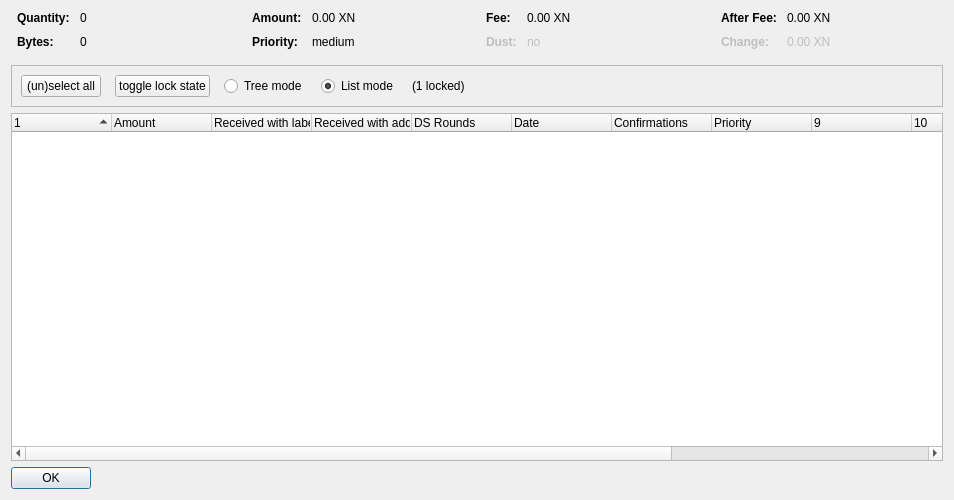
<?xml version="1.0" encoding="UTF-8"?>
<ui version="4.0">
 <class>CoinControlDialog</class>
 <widget class="QDialog" name="CoinControlDialog">
  <property name="geometry">
   <rect>
    <x>0</x>
    <y>0</y>
    <width>954</width>
    <height>500</height>
   </rect>
  </property>
  <property name="windowTitle">
   <string>Coin Selection</string>
  </property>
  <layout class="QVBoxLayout" name="verticalLayout">
   <item>
    <layout class="QHBoxLayout" name="horizontalLayoutTop" stretch="0,0,0,0">
     <property name="topMargin">
      <number>0</number>
     </property>
     <property name="bottomMargin">
      <number>10</number>
     </property>
     <item>
      <layout class="QFormLayout" name="formLayoutCoinControl1">
       <property name="horizontalSpacing">
        <number>10</number>
       </property>
       <property name="verticalSpacing">
        <number>10</number>
       </property>
       <property name="leftMargin">
        <number>6</number>
       </property>
       <property name="rightMargin">
        <number>6</number>
       </property>
       <item row="0" column="0">
        <widget class="QLabel" name="labelCoinControlQuantityText">
         <property name="font">
          <font>
           <weight>75</weight>
           <bold>true</bold>
          </font>
         </property>
         <property name="text">
          <string>Quantity:</string>
         </property>
        </widget>
       </item>
       <item row="0" column="1">
        <widget class="QLabel" name="labelCoinControlQuantity">
         <property name="cursor">
          <cursorShape>IBeamCursor</cursorShape>
         </property>
         <property name="contextMenuPolicy">
          <enum>Qt::ActionsContextMenu</enum>
         </property>
         <property name="text">
          <string notr="true">0</string>
         </property>
         <property name="textInteractionFlags">
          <set>Qt::LinksAccessibleByMouse|Qt::TextSelectableByKeyboard|Qt::TextSelectableByMouse</set>
         </property>
        </widget>
       </item>
       <item row="1" column="0">
        <widget class="QLabel" name="labelCoinControlBytesText">
         <property name="font">
          <font>
           <weight>75</weight>
           <bold>true</bold>
          </font>
         </property>
         <property name="text">
          <string>Bytes:</string>
         </property>
        </widget>
       </item>
       <item row="1" column="1">
        <widget class="QLabel" name="labelCoinControlBytes">
         <property name="cursor">
          <cursorShape>IBeamCursor</cursorShape>
         </property>
         <property name="contextMenuPolicy">
          <enum>Qt::ActionsContextMenu</enum>
         </property>
         <property name="text">
          <string notr="true">0</string>
         </property>
         <property name="textInteractionFlags">
          <set>Qt::LinksAccessibleByMouse|Qt::TextSelectableByKeyboard|Qt::TextSelectableByMouse</set>
         </property>
        </widget>
       </item>
      </layout>
     </item>
     <item>
      <layout class="QFormLayout" name="formLayoutCoinControl2">
       <property name="horizontalSpacing">
        <number>10</number>
       </property>
       <property name="verticalSpacing">
        <number>10</number>
       </property>
       <property name="leftMargin">
        <number>6</number>
       </property>
       <property name="rightMargin">
        <number>6</number>
       </property>
       <item row="0" column="0">
        <widget class="QLabel" name="labelCoinControlAmountText">
         <property name="font">
          <font>
           <weight>75</weight>
           <bold>true</bold>
          </font>
         </property>
         <property name="text">
          <string>Amount:</string>
         </property>
        </widget>
       </item>
       <item row="0" column="1">
        <widget class="QLabel" name="labelCoinControlAmount">
         <property name="cursor">
          <cursorShape>IBeamCursor</cursorShape>
         </property>
         <property name="contextMenuPolicy">
          <enum>Qt::ActionsContextMenu</enum>
         </property>
         <property name="text">
          <string notr="true">0.00 XN</string>
         </property>
         <property name="textInteractionFlags">
          <set>Qt::LinksAccessibleByMouse|Qt::TextSelectableByKeyboard|Qt::TextSelectableByMouse</set>
         </property>
        </widget>
       </item>
       <item row="1" column="0">
        <widget class="QLabel" name="labelCoinControlPriorityText">
         <property name="font">
          <font>
           <weight>75</weight>
           <bold>true</bold>
          </font>
         </property>
         <property name="text">
          <string>Priority:</string>
         </property>
        </widget>
       </item>
       <item row="1" column="1">
        <widget class="QLabel" name="labelCoinControlPriority">
         <property name="cursor">
          <cursorShape>IBeamCursor</cursorShape>
         </property>
         <property name="contextMenuPolicy">
          <enum>Qt::ActionsContextMenu</enum>
         </property>
         <property name="text">
          <string>medium</string>
         </property>
         <property name="textInteractionFlags">
          <set>Qt::LinksAccessibleByMouse|Qt::TextSelectableByKeyboard|Qt::TextSelectableByMouse</set>
         </property>
        </widget>
       </item>
      </layout>
     </item>
     <item>
      <layout class="QFormLayout" name="formLayoutCoinControl3">
       <property name="horizontalSpacing">
        <number>10</number>
       </property>
       <property name="verticalSpacing">
        <number>10</number>
       </property>
       <property name="leftMargin">
        <number>6</number>
       </property>
       <property name="rightMargin">
        <number>6</number>
       </property>
       <item row="0" column="0">
        <widget class="QLabel" name="labelCoinControlFeeText">
         <property name="font">
          <font>
           <weight>75</weight>
           <bold>true</bold>
          </font>
         </property>
         <property name="text">
          <string>Fee:</string>
         </property>
        </widget>
       </item>
       <item row="0" column="1">
        <widget class="QLabel" name="labelCoinControlFee">
         <property name="cursor">
          <cursorShape>IBeamCursor</cursorShape>
         </property>
         <property name="contextMenuPolicy">
          <enum>Qt::ActionsContextMenu</enum>
         </property>
         <property name="text">
          <string notr="true">0.00 XN</string>
         </property>
         <property name="textInteractionFlags">
          <set>Qt::LinksAccessibleByMouse|Qt::TextSelectableByKeyboard|Qt::TextSelectableByMouse</set>
         </property>
        </widget>
       </item>
       <item row="1" column="0">
        <widget class="QLabel" name="labelCoinControlLowOutputText">
         <property name="enabled">
          <bool>false</bool>
         </property>
         <property name="font">
          <font>
           <weight>75</weight>
           <bold>true</bold>
          </font>
         </property>
         <property name="text">
          <string>Dust:</string>
         </property>
        </widget>
       </item>
       <item row="1" column="1">
        <widget class="QLabel" name="labelCoinControlLowOutput">
         <property name="enabled">
          <bool>false</bool>
         </property>
         <property name="cursor">
          <cursorShape>IBeamCursor</cursorShape>
         </property>
         <property name="contextMenuPolicy">
          <enum>Qt::ActionsContextMenu</enum>
         </property>
         <property name="text">
          <string>no</string>
         </property>
         <property name="textInteractionFlags">
          <set>Qt::LinksAccessibleByMouse|Qt::TextSelectableByKeyboard|Qt::TextSelectableByMouse</set>
         </property>
        </widget>
       </item>
      </layout>
     </item>
     <item>
      <layout class="QFormLayout" name="formLayoutCoinControl4">
       <property name="horizontalSpacing">
        <number>10</number>
       </property>
       <property name="verticalSpacing">
        <number>10</number>
       </property>
       <property name="leftMargin">
        <number>6</number>
       </property>
       <property name="rightMargin">
        <number>6</number>
       </property>
       <item row="0" column="0">
        <widget class="QLabel" name="labelCoinControlAfterFeeText">
         <property name="font">
          <font>
           <weight>75</weight>
           <bold>true</bold>
          </font>
         </property>
         <property name="text">
          <string>After Fee:</string>
         </property>
        </widget>
       </item>
       <item row="0" column="1">
        <widget class="QLabel" name="labelCoinControlAfterFee">
         <property name="cursor">
          <cursorShape>IBeamCursor</cursorShape>
         </property>
         <property name="contextMenuPolicy">
          <enum>Qt::ActionsContextMenu</enum>
         </property>
         <property name="text">
          <string notr="true">0.00 XN</string>
         </property>
         <property name="textInteractionFlags">
          <set>Qt::LinksAccessibleByMouse|Qt::TextSelectableByKeyboard|Qt::TextSelectableByMouse</set>
         </property>
        </widget>
       </item>
       <item row="1" column="0">
        <widget class="QLabel" name="labelCoinControlChangeText">
         <property name="enabled">
          <bool>false</bool>
         </property>
         <property name="font">
          <font>
           <weight>75</weight>
           <bold>true</bold>
          </font>
         </property>
         <property name="text">
          <string>Change:</string>
         </property>
        </widget>
       </item>
       <item row="1" column="1">
        <widget class="QLabel" name="labelCoinControlChange">
         <property name="enabled">
          <bool>false</bool>
         </property>
         <property name="cursor">
          <cursorShape>IBeamCursor</cursorShape>
         </property>
         <property name="contextMenuPolicy">
          <enum>Qt::ActionsContextMenu</enum>
         </property>
         <property name="text">
          <string notr="true">0.00 XN</string>
         </property>
         <property name="textInteractionFlags">
          <set>Qt::LinksAccessibleByMouse|Qt::TextSelectableByKeyboard|Qt::TextSelectableByMouse</set>
         </property>
        </widget>
       </item>
      </layout>
     </item>
    </layout>
   </item>
   <item>
    <widget class="QFrame" name="frame">
     <property name="minimumSize">
      <size>
       <width>0</width>
       <height>40</height>
      </size>
     </property>
     <property name="frameShape">
      <enum>QFrame::StyledPanel</enum>
     </property>
     <property name="frameShadow">
      <enum>QFrame::Sunken</enum>
     </property>
     <layout class="QHBoxLayout" name="horizontalLayout">
      <item>
       <layout class="QHBoxLayout" name="horizontalLayoutPanel" stretch="0,0,0,0,0,0">
        <property name="spacing">
         <number>14</number>
        </property>
        <item>
         <widget class="QPushButton" name="pushButtonSelectAll">
          <property name="sizePolicy">
           <sizepolicy hsizetype="Maximum" vsizetype="Fixed">
            <horstretch>0</horstretch>
            <verstretch>0</verstretch>
           </sizepolicy>
          </property>
          <property name="text">
           <string>(un)select all</string>
          </property>
          <property name="autoDefault">
           <bool>false</bool>
          </property>
         </widget>
        </item>
        <item>
         <widget class="QPushButton" name="pushButtonToggleLock">
          <property name="sizePolicy">
           <sizepolicy hsizetype="Maximum" vsizetype="Fixed">
            <horstretch>0</horstretch>
            <verstretch>0</verstretch>
           </sizepolicy>
          </property>
          <property name="text">
           <string>toggle lock state</string>
          </property>
          <property name="autoDefault">
           <bool>false</bool>
          </property>
         </widget>
        </item>
        <item>
         <widget class="QRadioButton" name="radioTreeMode">
          <property name="sizePolicy">
           <sizepolicy hsizetype="Maximum" vsizetype="Fixed">
            <horstretch>0</horstretch>
            <verstretch>0</verstretch>
           </sizepolicy>
          </property>
          <property name="text">
           <string>Tree mode</string>
          </property>
         </widget>
        </item>
        <item>
         <widget class="QRadioButton" name="radioListMode">
          <property name="sizePolicy">
           <sizepolicy hsizetype="Maximum" vsizetype="Fixed">
            <horstretch>0</horstretch>
            <verstretch>0</verstretch>
           </sizepolicy>
          </property>
          <property name="text">
           <string>List mode</string>
          </property>
          <property name="checked">
           <bool>true</bool>
          </property>
         </widget>
        </item>
        <item>
         <widget class="QLabel" name="labelLocked">
          <property name="text">
           <string>(1 locked)</string>
          </property>
         </widget>
        </item>
        <item>
         <spacer name="horizontalSpacer">
          <property name="orientation">
           <enum>Qt::Horizontal</enum>
          </property>
          <property name="sizeHint" stdset="0">
           <size>
            <width>40</width>
            <height>20</height>
           </size>
          </property>
         </spacer>
        </item>
       </layout>
      </item>
     </layout>
    </widget>
   </item>
   <item>
    <widget class="CoinControlTreeWidget" name="treeWidget">
     <property name="contextMenuPolicy">
      <enum>Qt::CustomContextMenu</enum>
     </property>
     <property name="sortingEnabled">
      <bool>false</bool>
     </property>
     <property name="columnCount">
      <number>13</number>
     </property>
     <attribute name="headerShowSortIndicator" stdset="0">
      <bool>true</bool>
     </attribute>
     <attribute name="headerStretchLastSection">
      <bool>false</bool>
     </attribute>
     <column>
      <property name="text">
       <string/>
      </property>
     </column>
     <column>
      <property name="text">
       <string>Amount</string>
      </property>
     </column>
     <column>
      <property name="text">
       <string>Received with label</string>
      </property>
     </column>
     <column>
      <property name="text">
       <string>Received with address</string>
      </property>
     </column>
     <column>
      <property name="text">
       <string>DS Rounds</string>
      </property>
     </column>
     <column>
      <property name="text">
       <string>Date</string>
      </property>
     </column>
     <column>
      <property name="text">
       <string>Confirmations</string>
      </property>
      <property name="toolTip">
       <string>Confirmed</string>
      </property>
     </column>
     <column>
      <property name="text">
       <string>Priority</string>
      </property>
     </column>
     <column>
      <property name="text">
       <string/>
      </property>
     </column>
     <column>
      <property name="text">
       <string/>
      </property>
     </column>
     <column>
      <property name="text">
       <string/>
      </property>
     </column>
     <column>
      <property name="text">
       <string/>
      </property>
     </column>
     <column>
      <property name="text">
       <string/>
      </property>
     </column>
    </widget>
   </item>
   <item>
    <widget class="QDialogButtonBox" name="buttonBox">
     <property name="sizePolicy">
      <sizepolicy hsizetype="Maximum" vsizetype="Fixed">
       <horstretch>0</horstretch>
       <verstretch>0</verstretch>
      </sizepolicy>
     </property>
     <property name="orientation">
      <enum>Qt::Horizontal</enum>
     </property>
     <property name="standardButtons">
      <set>QDialogButtonBox::Ok</set>
     </property>
    </widget>
   </item>
  </layout>
 </widget>
 <customwidgets>
  <customwidget>
   <class>CoinControlTreeWidget</class>
   <extends>QTreeWidget</extends>
   <header>coincontroltreewidget.h</header>
  </customwidget>
 </customwidgets>
 <resources/>
 <connections/>
</ui>
